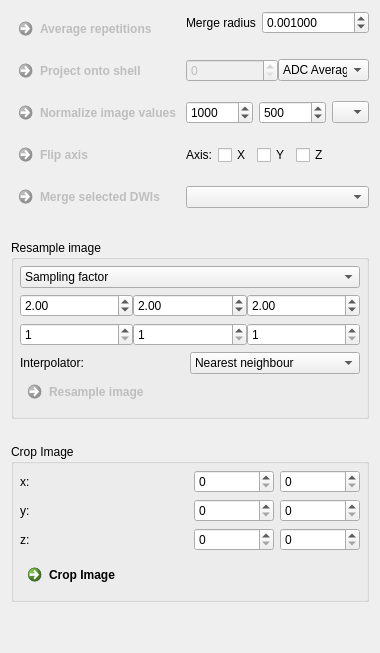
     <widget class="QWidget" name="tab_5">
      <attribute name="title">
       <string>Image Values</string>
      </attribute>
      <layout class="QGridLayout" name="gridLayout_8">
       <property name="verticalSpacing">
        <number>25</number>
       </property>
       <item row="3" column="0">
        <spacer name="verticalSpacer">
         <property name="orientation">
          <enum>Qt::Vertical</enum>
         </property>
         <property name="sizeHint" stdset="0">
          <size>
           <width>20</width>
           <height>40</height>
          </size>
         </property>
        </spacer>
       </item>
       <item row="0" column="0">
        <widget class="QFrame" name="frame_3">
         <property name="frameShape">
          <enum>QFrame::NoFrame</enum>
         </property>
         <property name="frameShadow">
          <enum>QFrame::Raised</enum>
         </property>
         <layout class="QGridLayout" name="gridLayout_11">
          <property name="leftMargin">
           <number>0</number>
          </property>
          <property name="topMargin">
           <number>0</number>
          </property>
          <property name="rightMargin">
           <number>0</number>
          </property>
          <property name="bottomMargin">
           <number>0</number>
          </property>
          <property name="horizontalSpacing">
           <number>6</number>
          </property>
          <item row="1" column="1">
           <widget class="QFrame" name="frame">
            <property name="frameShape">
             <enum>QFrame::NoFrame</enum>
            </property>
            <property name="frameShadow">
             <enum>QFrame::Raised</enum>
            </property>
            <layout class="QFormLayout" name="formLayout_2">
             <property name="leftMargin">
              <number>0</number>
             </property>
             <property name="topMargin">
              <number>0</number>
             </property>
             <property name="rightMargin">
              <number>0</number>
             </property>
             <property name="bottomMargin">
              <number>0</number>
             </property>
             <item row="0" column="1">
              <widget class="QDoubleSpinBox" name="m_Blur">
               <property name="toolTip">
                <string comment='Accumulates the information that was acquired with multiple repetitions for one gradient. Vectors do not have to be precisely equal in order to be merged, if a "Merge radius" &gt; 0 is configured.' extracomment='Accumulates the information that was acquired with multiple repetitions for one gradient. Vectors do not have to be precisely equal in order to be merged, if a "Merge radius" &gt; 0 is configured.'>Accumulates the information that was acquired with multiple repetitions for one gradient. Vectors do not have to be precisely equal in order to be merged, if a "Merge radius" &gt; 0 is configured.</string>
               </property>
               <property name="statusTip">
                <string comment='Accumulates the information that was acquired with multiple repetitions for one gradient. Vectors do not have to be precisely equal in order to be merged, if a "Merge radius" &gt; 0 is configured.' extracomment='Accumulates the information that was acquired with multiple repetitions for one gradient. Vectors do not have to be precisely equal in order to be merged, if a "Merge radius" &gt; 0 is configured.'>Accumulates the information that was acquired with multiple repetitions for one gradient. Vectors do not have to be precisely equal in order to be merged, if a "Merge radius" &gt; 0 is configured.</string>
               </property>
               <property name="whatsThis">
                <string comment='Accumulates the information that was acquired with multiple repetitions for one gradient. Vectors do not have to be precisely equal in order to be merged, if a "Merge radius" &gt; 0 is configured.' extracomment='Accumulates the information that was acquired with multiple repetitions for one gradient. Vectors do not have to be precisely equal in order to be merged, if a "Merge radius" &gt; 0 is configured.'>Accumulates the information that was acquired with multiple repetitions for one gradient. Vectors do not have to be precisely equal in order to be merged, if a "Merge radius" &gt; 0 is configured.</string>
               </property>
               <property name="decimals">
                <number>6</number>
               </property>
               <property name="maximum">
                <double>2.000000000000000</double>
               </property>
               <property name="singleStep">
                <double>0.000100000000000</double>
               </property>
               <property name="value">
                <double>0.001000000000000</double>
               </property>
              </widget>
             </item>
             <item row="0" column="0">
              <widget class="QLabel" name="label">
               <property name="toolTip">
                <string comment='Accumulates the information that was acquired with multiple repetitions for one gradient. Vectors do not have to be precisely equal in order to be merged, if a "Merge radius" &gt; 0 is configured.' extracomment='Accumulates the information that was acquired with multiple repetitions for one gradient. Vectors do not have to be precisely equal in order to be merged, if a "Merge radius" &gt; 0 is configured.'>Accumulates the information that was acquired with multiple repetitions for one gradient. Vectors do not have to be precisely equal in order to be merged, if a "Merge radius" &gt; 0 is configured.</string>
               </property>
               <property name="statusTip">
                <string comment='Accumulates the information that was acquired with multiple repetitions for one gradient. Vectors do not have to be precisely equal in order to be merged, if a "Merge radius" &gt; 0 is configured.' extracomment='Accumulates the information that was acquired with multiple repetitions for one gradient. Vectors do not have to be precisely equal in order to be merged, if a "Merge radius" &gt; 0 is configured.'>Accumulates the information that was acquired with multiple repetitions for one gradient. Vectors do not have to be precisely equal in order to be merged, if a "Merge radius" &gt; 0 is configured.</string>
               </property>
               <property name="whatsThis">
                <string comment='Accumulates the information that was acquired with multiple repetitions for one gradient. Vectors do not have to be precisely equal in order to be merged, if a "Merge radius" &gt; 0 is configured.' extracomment='Accumulates the information that was acquired with multiple repetitions for one gradient. Vectors do not have to be precisely equal in order to be merged, if a "Merge radius" &gt; 0 is configured.'>Accumulates the information that was acquired with multiple repetitions for one gradient. Vectors do not have to be precisely equal in order to be merged, if a "Merge radius" &gt; 0 is configured.</string>
               </property>
               <property name="text">
                <string>Merge radius</string>
               </property>
              </widget>
             </item>
            </layout>
           </widget>
          </item>
          <item row="6" column="0">
           <widget class="QCommandLinkButton" name="m_MergeDwisButton">
            <property name="enabled">
             <bool>false</bool>
            </property>
            <property name="toolTip">
             <string>Merges selected DWIs of same dimension. If several b-values are present, the resulting image will contain multiple b-shells.</string>
            </property>
            <property name="statusTip">
             <string></string>
            </property>
            <property name="whatsThis">
             <string notr="true"></string>
            </property>
            <property name="text">
             <string>Merge selected DWIs</string>
            </property>
           </widget>
          </item>
          <item row="3" column="0">
           <widget class="QCommandLinkButton" name="m_NormalizeImageValuesButton">
            <property name="enabled">
             <bool>false</bool>
            </property>
            <property name="toolTip">
             <string>Normalizes the diffusion-weighted image values across all weighted volumes to the given mean and standard deviation.</string>
            </property>
            <property name="statusTip">
             <string></string>
            </property>
            <property name="whatsThis">
             <string notr="true"></string>
            </property>
            <property name="text">
             <string>Normalize image values</string>
            </property>
           </widget>
          </item>
          <item row="2" column="1">
           <widget class="QFrame" name="frame_4">
            <property name="frameShape">
             <enum>QFrame::NoFrame</enum>
            </property>
            <property name="frameShadow">
             <enum>QFrame::Raised</enum>
            </property>
            <layout class="QGridLayout" name="gridLayout_4">
             <property name="leftMargin">
              <number>0</number>
             </property>
             <property name="topMargin">
              <number>0</number>
             </property>
             <property name="rightMargin">
              <number>0</number>
             </property>
             <property name="bottomMargin">
              <number>0</number>
             </property>
             <property name="spacing">
              <number>0</number>
             </property>
             <item row="0" column="0">
              <widget class="QSpinBox" name="m_targetBValueSpinBox">
               <property name="enabled">
                <bool>false</bool>
               </property>
               <property name="toolTip">
                <string>Target b-value</string>
               </property>
               <property name="maximum">
                <number>100000</number>
               </property>
               <property name="singleStep">
                <number>500</number>
               </property>
              </widget>
             </item>
             <item row="0" column="1">
              <widget class="QComboBox" name="m_ProjectionMethodBox">
               <property name="toolTip">
                <string>Select projection method.</string>
               </property>
               <property name="sizeAdjustPolicy">
                <enum>QComboBox::AdjustToMinimumContentsLength</enum>
               </property>
               <item>
                <property name="text">
                 <string>ADC Average</string>
                </property>
               </item>
               <item>
                <property name="text">
                 <string>AKC</string>
                </property>
               </item>
               <item>
                <property name="text">
                 <string>Bi-Exponential</string>
                </property>
               </item>
              </widget>
             </item>
            </layout>
           </widget>
          </item>
          <item row="1" column="0">
           <widget class="QCommandLinkButton" name="m_ButtonAverageGradients">
            <property name="enabled">
             <bool>false</bool>
            </property>
            <property name="toolTip">
             <string>Multiple acquistions of one gradient direction can be averaged. Due to rounding errors, similar gradients often differ in the last decimal positions. The Merge radius allows to average them by taking all directions within a certain radius into account.</string>
            </property>
            <property name="statusTip">
             <string></string>
            </property>
            <property name="whatsThis">
             <string notr="true"></string>
            </property>
            <property name="text">
             <string>Average repetitions</string>
            </property>
           </widget>
          </item>
          <item row="2" column="0">
           <widget class="QCommandLinkButton" name="m_ProjectSignalButton">
            <property name="enabled">
             <bool>false</bool>
            </property>
            <property name="toolTip">
             <string>Project image values onto one b-shell.</string>
            </property>
            <property name="text">
             <string>Project onto shell</string>
            </property>
           </widget>
          </item>
          <item row="3" column="1">
           <widget class="QFrame" name="frame_6">
            <property name="frameShape">
             <enum>QFrame::NoFrame</enum>
            </property>
            <property name="frameShadow">
             <enum>QFrame::Raised</enum>
            </property>
            <layout class="QGridLayout" name="gridLayout_19">
             <property name="leftMargin">
              <number>0</number>
             </property>
             <property name="topMargin">
              <number>0</number>
             </property>
             <property name="rightMargin">
              <number>0</number>
             </property>
             <property name="bottomMargin">
              <number>0</number>
             </property>
             <property name="verticalSpacing">
              <number>0</number>
             </property>
             <item row="0" column="1">
              <widget class="QSpinBox" name="m_NewStdev">
               <property name="enabled">
                <bool>true</bool>
               </property>
               <property name="toolTip">
                <string>New stdev</string>
               </property>
               <property name="maximum">
                <number>100000</number>
               </property>
               <property name="singleStep">
                <number>100</number>
               </property>
               <property name="value">
                <number>500</number>
               </property>
              </widget>
             </item>
             <item row="0" column="2">
              <widget class="QmitkDataStorageComboBoxWithSelectNone" name="m_NormalizationMaskBox">
               <property name="toolTip">
                <string>Select binary mask image. The mask is used to calculate the old mean and standard deviation.</string>
               </property>
               <property name="sizeAdjustPolicy">
                <enum>QComboBox::AdjustToMinimumContentsLength</enum>
               </property>
              </widget>
             </item>
             <item row="0" column="0">
              <widget class="QSpinBox" name="m_NewMean">
               <property name="enabled">
                <bool>true</bool>
               </property>
               <property name="toolTip">
                <string>New mean value</string>
               </property>
               <property name="maximum">
                <number>100000</number>
               </property>
               <property name="singleStep">
                <number>100</number>
               </property>
               <property name="value">
                <number>1000</number>
               </property>
              </widget>
             </item>
            </layout>
           </widget>
          </item>
          <item row="4" column="0">
           <widget class="QCommandLinkButton" name="m_FlipAxis">
            <property name="enabled">
             <bool>false</bool>
            </property>
            <property name="toolTip">
             <string>Merges selected DWIs of same dimension. If several b-values are present, the resulting image will contain multiple b-shells.</string>
            </property>
            <property name="statusTip">
             <string></string>
            </property>
            <property name="whatsThis">
             <string notr="true"></string>
            </property>
            <property name="text">
             <string>Flip axis</string>
            </property>
           </widget>
          </item>
          <item row="4" column="1">
           <widget class="QFrame" name="frame_7">
            <property name="frameShape">
             <enum>QFrame::NoFrame</enum>
            </property>
            <property name="frameShadow">
             <enum>QFrame::Raised</enum>
            </property>
            <layout class="QGridLayout" name="gridLayout_20">
             <property name="leftMargin">
              <number>0</number>
             </property>
             <property name="topMargin">
              <number>0</number>
             </property>
             <property name="rightMargin">
              <number>0</number>
             </property>
             <property name="bottomMargin">
              <number>0</number>
             </property>
             <item row="0" column="2">
              <widget class="QCheckBox" name="m_FlipY">
               <property name="text">
                <string>Y</string>
               </property>
              </widget>
             </item>
             <item row="0" column="4">
              <spacer name="horizontalSpacer_4">
               <property name="orientation">
                <enum>Qt::Horizontal</enum>
               </property>
               <property name="sizeHint" stdset="0">
                <size>
                 <width>40</width>
                 <height>20</height>
                </size>
               </property>
              </spacer>
             </item>
             <item row="0" column="1">
              <widget class="QCheckBox" name="m_FlipX">
               <property name="text">
                <string>X</string>
               </property>
              </widget>
             </item>
             <item row="0" column="3">
              <widget class="QCheckBox" name="m_FlipZ">
               <property name="text">
                <string>Z</string>
               </property>
              </widget>
             </item>
             <item row="0" column="0">
              <widget class="QLabel" name="label_8">
               <property name="text">
                <string>Axis:</string>
               </property>
              </widget>
             </item>
            </layout>
           </widget>
          </item>
          <item row="6" column="1">
           <widget class="QmitkDataStorageComboBox" name="m_MergeDwiBox">
            <property name="sizeAdjustPolicy">
             <enum>QComboBox::AdjustToMinimumContentsLength</enum>
            </property>
           </widget>
          </item>
         </layout>
        </widget>
       </item>
       <item row="1" column="0">
        <widget class="QGroupBox" name="groupBox_2">
         <property name="title">
          <string>Resample image</string>
         </property>
         <layout class="QGridLayout" name="gridLayout_12">
          <property name="leftMargin">
           <number>6</number>
          </property>
          <property name="topMargin">
           <number>6</number>
          </property>
          <property name="rightMargin">
           <number>6</number>
          </property>
          <property name="bottomMargin">
           <number>6</number>
          </property>
          <property name="spacing">
           <number>6</number>
          </property>
          <item row="1" column="0">
           <widget class="QFrame" name="m_ResampleDoubleFrame">
            <property name="frameShape">
             <enum>QFrame::NoFrame</enum>
            </property>
            <property name="frameShadow">
             <enum>QFrame::Raised</enum>
            </property>
            <layout class="QGridLayout" name="gridLayout_5">
             <property name="leftMargin">
              <number>0</number>
             </property>
             <property name="topMargin">
              <number>0</number>
             </property>
             <property name="rightMargin">
              <number>0</number>
             </property>
             <property name="bottomMargin">
              <number>0</number>
             </property>
             <property name="spacing">
              <number>0</number>
             </property>
             <item row="0" column="1">
              <widget class="QDoubleSpinBox" name="m_ResampleDoubleY">
               <property name="minimum">
                <double>0.010000000000000</double>
               </property>
               <property name="value">
                <double>2.000000000000000</double>
               </property>
              </widget>
             </item>
             <item row="0" column="0">
              <widget class="QDoubleSpinBox" name="m_ResampleDoubleX">
               <property name="minimum">
                <double>0.010000000000000</double>
               </property>
               <property name="value">
                <double>2.000000000000000</double>
               </property>
              </widget>
             </item>
             <item row="0" column="2">
              <widget class="QDoubleSpinBox" name="m_ResampleDoubleZ">
               <property name="minimum">
                <double>0.010000000000000</double>
               </property>
               <property name="value">
                <double>2.000000000000000</double>
               </property>
              </widget>
             </item>
            </layout>
           </widget>
          </item>
          <item row="0" column="0">
           <widget class="QComboBox" name="m_ResampleTypeBox">
            <item>
             <property name="text">
              <string>Sampling factor</string>
             </property>
            </item>
            <item>
             <property name="text">
              <string>New image spacing</string>
             </property>
            </item>
            <item>
             <property name="text">
              <string>New image size</string>
             </property>
            </item>
           </widget>
          </item>
          <item row="3" column="0">
           <widget class="QFrame" name="frame_5">
            <property name="frameShape">
             <enum>QFrame::NoFrame</enum>
            </property>
            <property name="frameShadow">
             <enum>QFrame::Raised</enum>
            </property>
            <layout class="QGridLayout" name="gridLayout_14">
             <property name="leftMargin">
              <number>0</number>
             </property>
             <property name="topMargin">
              <number>0</number>
             </property>
             <property name="rightMargin">
              <number>0</number>
             </property>
             <property name="bottomMargin">
              <number>0</number>
             </property>
             <property name="spacing">
              <number>0</number>
             </property>
             <item row="0" column="0">
              <widget class="QLabel" name="label_3">
               <property name="text">
                <string>Interpolator:</string>
               </property>
              </widget>
             </item>
             <item row="0" column="1">
              <widget class="QComboBox" name="m_InterpolatorBox">
               <item>
                <property name="text">
                 <string>Nearest neighbour</string>
                </property>
               </item>
               <item>
                <property name="text">
                 <string>Linear</string>
                </property>
               </item>
               <item>
                <property name="text">
                 <string>B-spline</string>
                </property>
               </item>
               <item>
                <property name="text">
                 <string>Windowed sinc</string>
                </property>
               </item>
              </widget>
             </item>
             <item row="1" column="0">
              <widget class="QCommandLinkButton" name="m_ResampleImageButton">
               <property name="enabled">
                <bool>false</bool>
               </property>
               <property name="toolTip">
                <string></string>
               </property>
               <property name="statusTip">
                <string></string>
               </property>
               <property name="whatsThis">
                <string notr="true"></string>
               </property>
               <property name="text">
                <string>Resample image</string>
               </property>
              </widget>
             </item>
            </layout>
           </widget>
          </item>
          <item row="2" column="0">
           <widget class="QFrame" name="m_ResampleIntFrame">
            <property name="frameShape">
             <enum>QFrame::NoFrame</enum>
            </property>
            <property name="frameShadow">
             <enum>QFrame::Raised</enum>
            </property>
            <layout class="QGridLayout" name="gridLayout_13">
             <property name="leftMargin">
              <number>0</number>
             </property>
             <property name="topMargin">
              <number>0</number>
             </property>
             <property name="rightMargin">
              <number>0</number>
             </property>
             <property name="bottomMargin">
              <number>0</number>
             </property>
             <property name="spacing">
              <number>0</number>
             </property>
             <item row="0" column="0">
              <widget class="QSpinBox" name="m_ResampleIntX">
               <property name="minimum">
                <number>1</number>
               </property>
               <property name="maximum">
                <number>10000</number>
               </property>
              </widget>
             </item>
             <item row="0" column="1">
              <widget class="QSpinBox" name="m_ResampleIntY">
               <property name="minimum">
                <number>1</number>
               </property>
               <property name="maximum">
                <number>10000</number>
               </property>
              </widget>
             </item>
             <item row="0" column="2">
              <widget class="QSpinBox" name="m_ResampleIntZ">
               <property name="minimum">
                <number>1</number>
               </property>
               <property name="maximum">
                <number>10000</number>
               </property>
              </widget>
             </item>
            </layout>
           </widget>
          </item>
         </layout>
        </widget>
       </item>
       <item row="2" column="0">
        <widget class="QGroupBox" name="groupBox_8">
         <property name="title">
          <string>Crop Image</string>
         </property>
         <layout class="QGridLayout" name="gridLayout_22">
          <property name="leftMargin">
           <number>6</number>
          </property>
          <property name="topMargin">
           <number>6</number>
          </property>
          <property name="rightMargin">
           <number>6</number>
          </property>
          <property name="bottomMargin">
           <number>6</number>
          </property>
          <property name="spacing">
           <number>6</number>
          </property>
          <item row="0" column="0">
           <widget class="QLabel" name="label_9">
            <property name="text">
             <string>x:</string>
            </property>
           </widget>
          </item>
          <item row="0" column="1">
           <widget class="QSpinBox" name="m_XstartBox"></widget>
          </item>
          <item row="1" column="0">
           <widget class="QLabel" name="label_10">
            <property name="text">
             <string>y:</string>
            </property>
           </widget>
          </item>
          <item row="2" column="0">
           <widget class="QLabel" name="label_11">
            <property name="text">
             <string>z:</string>
            </property>
           </widget>
          </item>
          <item row="3" column="0">
           <widget class="QCommandLinkButton" name="m_CropImageButton">
            <property name="text">
             <string>Crop Image</string>
            </property>
           </widget>
          </item>
          <item row="0" column="2">
           <widget class="QSpinBox" name="m_XendBox"></widget>
          </item>
          <item row="1" column="1">
           <widget class="QSpinBox" name="m_YstartBox"></widget>
          </item>
          <item row="1" column="2">
           <widget class="QSpinBox" name="m_YendBox"></widget>
          </item>
          <item row="2" column="1">
           <widget class="QSpinBox" name="m_ZstartBox"></widget>
          </item>
          <item row="2" column="2">
           <widget class="QSpinBox" name="m_ZendBox"></widget>
          </item>
         </layout>
        </widget>
       </item>
      </layout>
     </widget>
